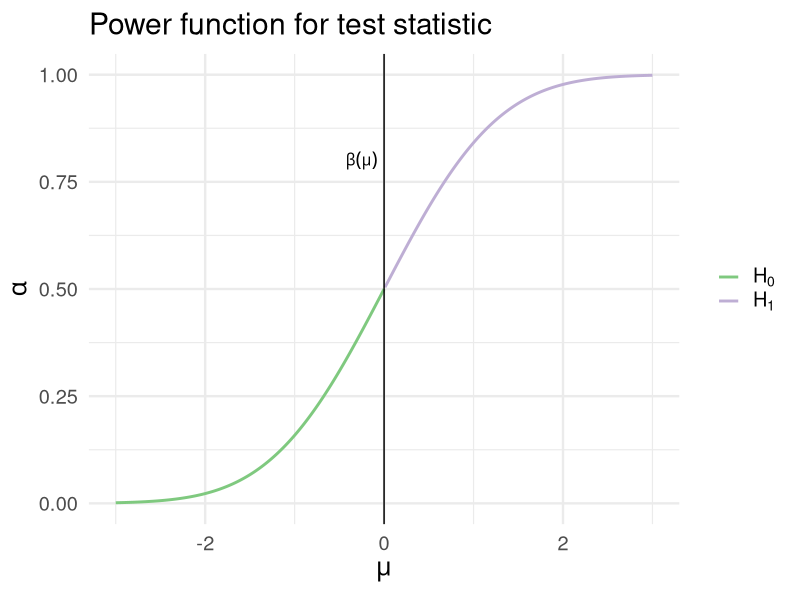
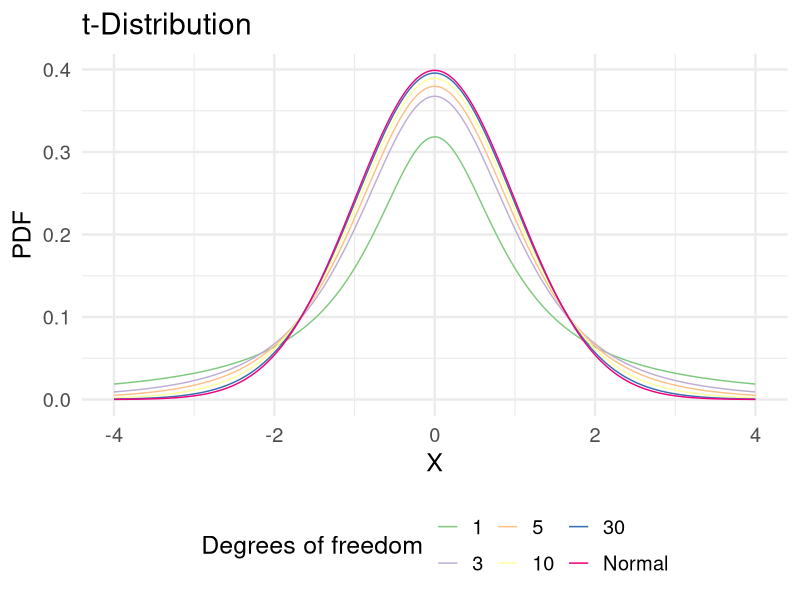
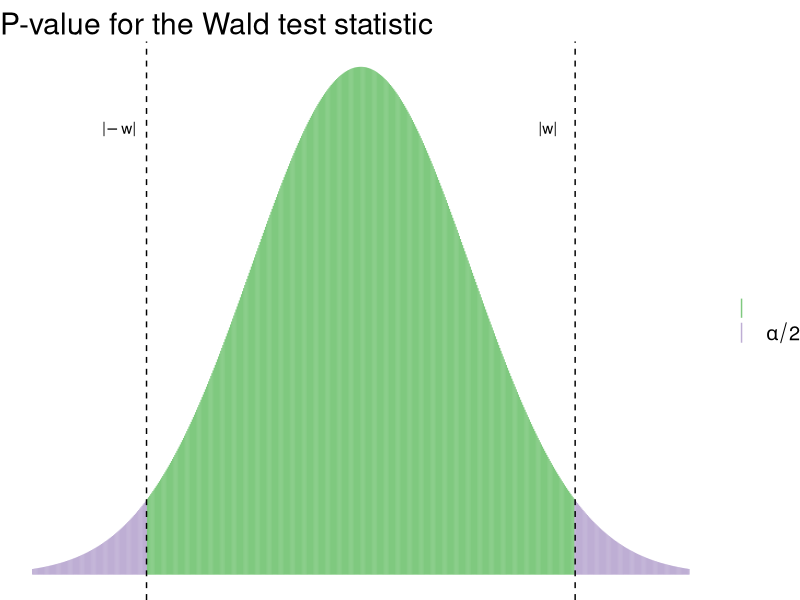
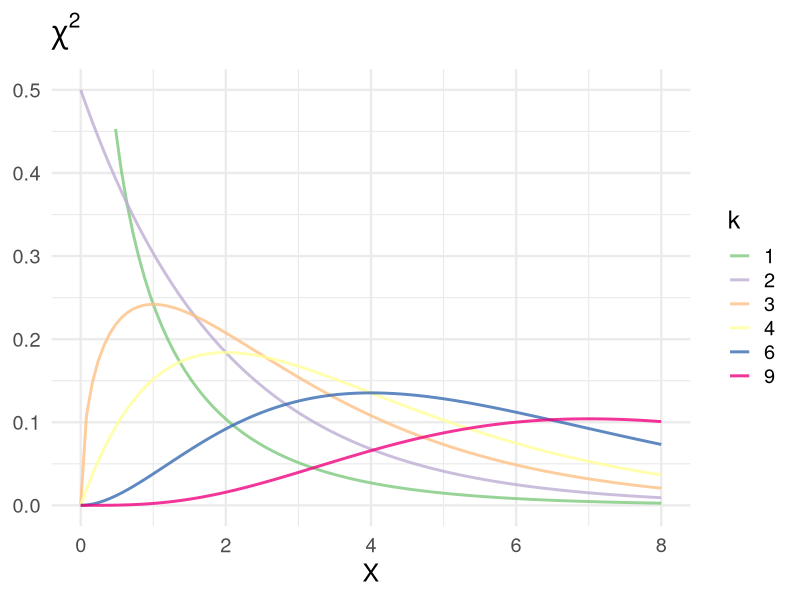
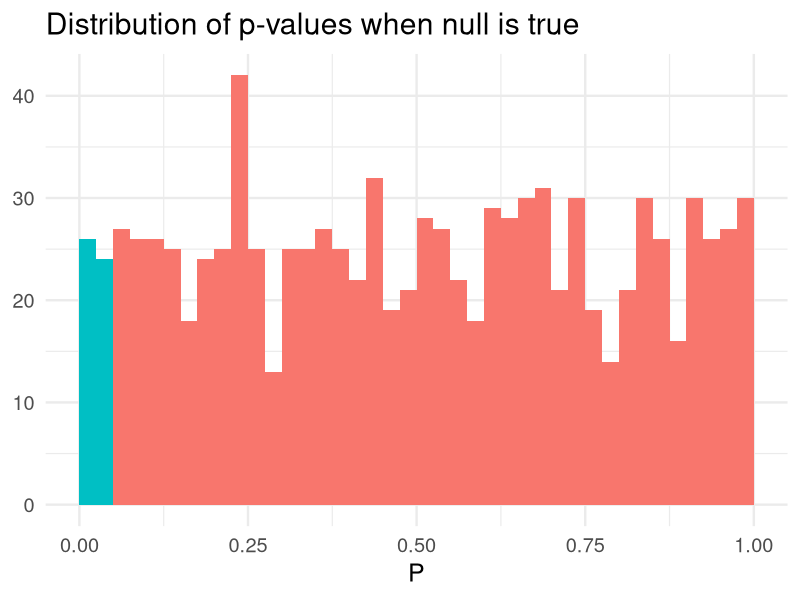

The R source for these figures, in order: (Note: a time limit stopped this script after it produced the figures.)
## ---- chunk 1
knitr::opts_chunk$set(cache = TRUE,
                      message = FALSE,
                      warning = FALSE,
                      echo = FALSE)

library(tidyverse)
library(patchwork)

options(digits = 3)
set.seed(1234)
base_size <- 18
theme_set(theme_minimal(base_size = base_size))
## ---- chunk 2
data_frame(x = seq(-3, 3, by = 0.01),
           y = pnorm(x),
           h = x > -0) %>%
  ggplot(aes(x, y, color = h)) +
  geom_line(size = 1) +
  geom_vline(xintercept = 0) +
  scale_color_brewer(type = "qual", labels = expression(H[0], H[1])) +
  annotate(geom = "text", x = -0.25, y = .8, label = expression(beta(mu))) +
  labs(title = "Power function for test statistic",
       x = expression(mu),
       y = expression(alpha),
       color = NULL)
## ---- chunk 3
expand.grid(x = seq(-4, 4, by = 0.01),
            df = c(1, 3, 5, 10, 30, Inf)) %>%
  as_tibble() %>%
  mutate(y = dt(x, df),
         df = factor(df, labels = c(1, 3, 5, 10, 30, "Normal"))) %>%
  ggplot(aes(x, y, color = df)) +
  geom_line() +
  scale_color_brewer(type = "qual") +
  labs(title = "t-Distribution",
       x = expression(X),
       y = "PDF",
       color = "Degrees of freedom") +
  theme(legend.position = "bottom")
## ---- chunk 4
data_frame(x = seq(-3, 3, by = 0.01),
           y = dnorm(x),
           tails = x < qnorm(p = 0.025) | x > qnorm(p = 0.975)) %>%
  ggplot(aes(x, y)) +
  geom_linerange(aes(ymax = y, ymin = 0, color = tails)) +
  scale_color_brewer(type = "qual", labels = expression(NULL, alpha/2)) +
  geom_vline(xintercept = qnorm(p = c(0.025, 0.975)), linetype = 2) +
  annotate(geom = "text", x = qnorm(p = c(0.025, 0.975)) - .25, y = .35, 
           label = expression(paste("|", -w, "|"), paste("|", w, "|"))) +
  labs(title = "P-value for the Wald test statistic",
       x = NULL,
       y = NULL,
       color = NULL) +
  theme_void(base_size = base_size)
## ---- chunk 5
df <- c(1, 2, 3, 4, 6, 9)

ggplot(data.frame(x = c(0, 8)), aes(x)) +
  stat_function(aes(color = as.character(df[1])), fun=dchisq, args=list(df=df[1]), 
                size=1, alpha=.8) +
  stat_function(aes(color = as.character(df[2])), fun=dchisq, args=list(df=df[2]), 
                size=1, alpha=.8) +
  stat_function(aes(color = as.character(df[3])), fun=dchisq, args=list(df=df[3]), 
                size=1, alpha=.8) +
  stat_function(aes(color = as.character(df[4])), fun=dchisq, args=list(df=df[4]), 
                size=1, alpha=.8) +
  stat_function(aes(color = as.character(df[5])), fun=dchisq, args=list(df=df[5]), 
                size=1, alpha=.8) +
  stat_function(aes(color = as.character(df[6])), fun=dchisq, args=list(df=df[6]), 
                size=1, alpha=.8) +
  ylim(0,.5) +
  scale_color_brewer(type = "qual") +
  labs(title = expression(chi^2),
       x = expression(X),
       y = NULL,
       color = expression(k))
## ---- chunk 6
n_obs <- 100

pval_dist <- function(n_obs){
  x <- replicate(10, rnorm(n_obs))
  y <- rnorm(n_obs)
  
  mod <- lm(y ~ x[, sample(1:10, 1)])
  
  return(broom::tidy(mod)[2,])
}

pvals <- 1000 %>%
  rerun(pval_dist(n_obs)) %>%
  bind_rows %>%
  as_tibble %>%
  mutate(sig = p.value < .05)

ggplot(pvals, aes(p.value, fill = sig)) +
  geom_histogram(binwidth = .025, boundary = 0) +
  labs(title = "Distribution of p-values when null is true",
       x = expression(P),
       y = NULL) +
  theme(legend.position = "none")
## ---- chunk 7
pval_dist_mult <- function(n_obs){
  # generate simulated data
  x <- replicate(10, rnorm(n_obs))
  y <- rnorm(n_obs)
  
  # estimate a linear model for each column in x and find min pvalue
  x %>%
    as_tibble %>%
    mutate(y = y) %>%
    gather(i, x, -y) %>%
    group_by(i) %>%
    nest() %>%
    mutate(mod = map(data, ~ lm(y ~ x, data = .x)),
           results = map(mod, broom::tidy)) %>%
    unnest(results) %>%
    filter(term == "x") %>%
    filter(p.value == min(p.value))
}

pvals_mult <- 1000 %>%
  rerun(pval_dist_mult(n_obs)) %>%
  bind_rows %>%
  as_tibble %>%
  mutate(sig = p.value < .05)

ggplot(pvals_mult, aes(p.value, fill = sig)) +
  geom_histogram(binwidth = .025, boundary = 0) +
  labs(title = "Distribution of minimum p-values for\n10 tests when null is true",
       x = expression(P),
       y = NULL) +
  theme(legend.position = "none")
## ---- chunk 8
sim_norm_null <- 1000 %>%
  rerun(rnorm(n_obs)) %>%
  map(~ t.test(x = .x, mu = 0)) %>%
  map_dbl(~ .x$p.value) %>%
  as_tibble %>%
  mutate(sig = value < .05)

ggplot(sim_norm_null, aes(value, fill = sig)) +
  geom_histogram(binwidth = .025, boundary = 0) +
  labs(title = "Distribution of p-values for single test",
       x = expression(P),
       y = NULL) +
  theme(legend.position = "none")
## ---- chunk 9
sim_norm_mult <- 1000 %>%
  rerun(5 %>%
          rerun(rnorm(n_obs)) %>%
          map(~ t.test(x = .x, mu = 0)) %>%
          map_dbl(~ .x$p.value) %>%
          as_tibble %>%
          mutate(sig = value < .05)) %>%
  bind_rows(.id = "sim") %>%
  group_by(sim) %>%
  rename(raw = value) %>%
  mutate(correct = raw < (.05 / n()))

sim_norm_mult %>%
  filter(raw == min(raw)) %>%
  ggplot(aes(raw, fill = sig)) +
  geom_histogram(binwidth = .01, boundary = 0) +
  labs(title = "Distribution of p-values for multiple tests",
       x = expression(P),
       y = NULL) +
  theme(legend.position = "none")
## ---- chunk 10
sim_norm_mult %>%
  filter(raw == min(raw)) %>%
  ggplot(aes(raw, fill = correct)) +
  geom_histogram(binwidth = .01, boundary = 0) +
  labs(title = "Distribution of p-values for multiple tests",
       subtitle = "With Bonferroni correction",
       x = expression(P),
       y = NULL) +
  theme(legend.position = "none")
